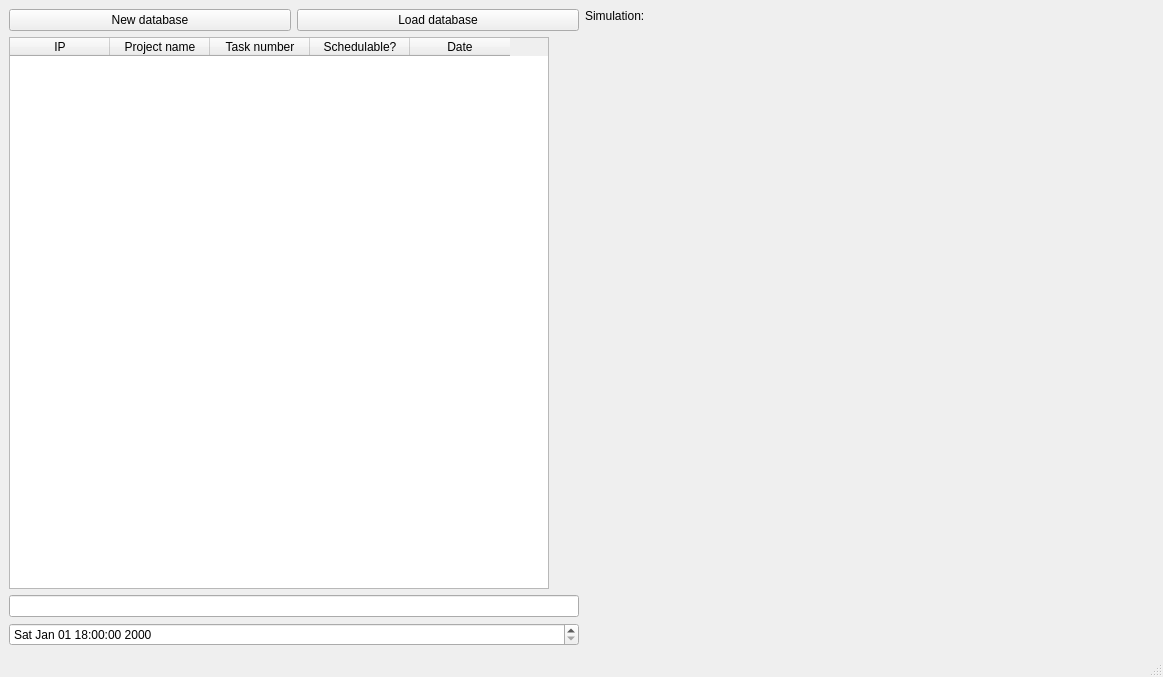
<?xml version="1.0" encoding="UTF-8"?>
<ui version="4.0">
 <class>database</class>
 <widget class="QMainWindow" name="database">
  <property name="geometry">
   <rect>
    <x>0</x>
    <y>0</y>
    <width>1163</width>
    <height>677</height>
   </rect>
  </property>
  <property name="windowTitle">
   <string>MainWindow</string>
  </property>
  <widget class="QWidget" name="centralwidget">
   <layout class="QHBoxLayout" name="horizontalLayout_8">
    <item>
     <layout class="QHBoxLayout" name="horizontalLayout_7">
      <item>
       <layout class="QVBoxLayout" name="verticalLayout_3">
        <item>
         <layout class="QHBoxLayout" name="horizontalLayout">
          <item>
           <layout class="QVBoxLayout" name="verticalLayout_2">
            <item>
             <layout class="QHBoxLayout" name="horizontalLayout_6">
              <item>
               <widget class="QPushButton" name="pushButton_NewDB">
                <property name="text">
                 <string>New database</string>
                </property>
               </widget>
              </item>
              <item>
               <widget class="QPushButton" name="pushButton_LoadDB">
                <property name="text">
                 <string>Load database</string>
                </property>
               </widget>
              </item>
             </layout>
            </item>
           </layout>
          </item>
         </layout>
        </item>
        <item>
         <widget class="QTableWidget" name="tableWidget">
          <property name="minimumSize">
           <size>
            <width>540</width>
            <height>0</height>
           </size>
          </property>
          <property name="maximumSize">
           <size>
            <width>540</width>
            <height>16777215</height>
           </size>
          </property>
          <property name="toolTip">
           <string>SUPR to delete rows (affects database!)</string>
          </property>
          <column>
           <property name="text">
            <string>IP</string>
           </property>
          </column>
          <column>
           <property name="text">
            <string>Project name</string>
           </property>
          </column>
          <column>
           <property name="text">
            <string>Task number</string>
           </property>
          </column>
          <column>
           <property name="text">
            <string>Schedulable?</string>
           </property>
          </column>
          <column>
           <property name="text">
            <string>Date</string>
           </property>
          </column>
         </widget>
        </item>
        <item>
         <widget class="QLineEdit" name="lineEdit">
          <property name="toolTip">
           <string>Show names containing this string</string>
          </property>
         </widget>
        </item>
        <item>
         <widget class="QDateTimeEdit" name="dateTimeEdit">
          <property name="toolTip">
           <string>Only display information after this point</string>
          </property>
          <property name="locale">
           <locale language="English" country="UnitedStates"/>
          </property>
          <property name="time">
           <time>
            <hour>18</hour>
            <minute>0</minute>
            <second>0</second>
           </time>
          </property>
          <property name="displayFormat">
           <string>ddd MMM dd hh:mm:ss yyyy</string>
          </property>
         </widget>
        </item>
       </layout>
      </item>
      <item>
       <layout class="QVBoxLayout" name="verticalLayout_4">
        <item>
         <widget class="QLabel" name="label_Image">
          <property name="sizePolicy">
           <sizepolicy hsizetype="Fixed" vsizetype="Fixed">
            <horstretch>0</horstretch>
            <verstretch>0</verstretch>
           </sizepolicy>
          </property>
          <property name="text">
           <string>Simulation:</string>
          </property>
         </widget>
        </item>
        <item>
         <widget class="QLabel" name="label_LoadImage">
          <property name="sizePolicy">
           <sizepolicy hsizetype="Expanding" vsizetype="Expanding">
            <horstretch>0</horstretch>
            <verstretch>0</verstretch>
           </sizepolicy>
          </property>
          <property name="text">
           <string/>
          </property>
          <property name="pixmap">
           <pixmap>../MEME1.png</pixmap>
          </property>
         </widget>
        </item>
       </layout>
      </item>
     </layout>
    </item>
   </layout>
  </widget>
  <widget class="QMenuBar" name="menubar">
   <property name="geometry">
    <rect>
     <x>0</x>
     <y>0</y>
     <width>1163</width>
     <height>23</height>
    </rect>
   </property>
  </widget>
  <widget class="QStatusBar" name="statusbar"/>
 </widget>
 <resources/>
 <connections/>
</ui>
